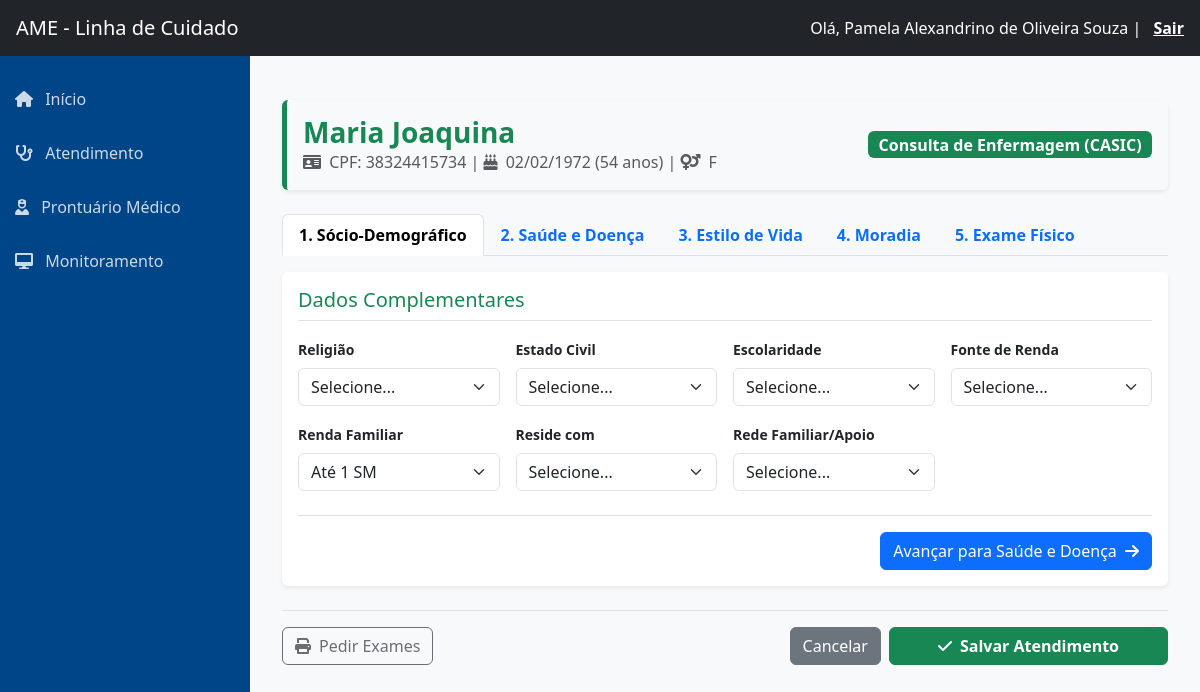
The app's page /atendimento/multi/2/ (signed in) with its own data.
### core/models.py (models this page shows, shortened)
class Usuario(AbstractUser):
    mudar_senha = models.BooleanField(default=False, verbose_name="Forçar Troca de Senha")
    email_verificado = models.BooleanField(default=False, verbose_name="Email Verificado")
    TIPO_PROFISSIONAL_CHOICES = [
        ('MED', 'Médico'),
        ('ENF', 'Enfermeiro'),
        ('NUT', 'Nutricionista'),
        ('FAR', 'Farmacêutico'),
    ]
    TIPO_REGISTRO_CHOICES = [
        ('CRM', 'CRM'),
        ('COREN', 'COREN'),
        ('CRN', 'CRN'),
        ('CRF', 'CRF'),
    ]
    tipo_profissional = models.CharField(
        max_length=3,
        choices=TIPO_PROFISSIONAL_CHOICES,
        null=True,
        blank=True,
        verbose_name="Tipo Profissional"
    )
    tipo_registro = models.CharField(
        max_length=10,
        choices=TIPO_REGISTRO_CHOICES,
        null=True,
        blank=True,
        verbose_name="Conselho (Ex: CRM)"
    )
    registro_profissional = models.CharField(
        max_length=20,
        null=True,
        blank=True,
        verbose_name="Número do Conselho"
    )
    drt = models.CharField(
        max_length=20,
        null=True,
        blank=True,
        verbose_name="DRT / Matrícula"
    )
    USERNAME_FIELD = 'username'
    REQUIRED_FIELDS = ['email', 'first_name', 'last_name']

class Paciente(models.Model):
    SEXO_CHOICES = [('M', 'Masculino'), ('F', 'Feminino')]
    ETNIA_CHOICES = [
        ('Branca', 'Branca'), ('Parda', 'Parda'),
        ('Negra', 'Negra'), ('Indígena', 'Indígena')
    ]
    nome = models.CharField(max_length=100)
    cpf = models.CharField(max_length=14, unique=True)
    sexo = models.CharField(max_length=1, choices=SEXO_CHOICES)
    etnia = models.CharField(max_length=20, choices=ETNIA_CHOICES)
    data_nascimento = models.DateField()
    data_insercao = models.DateField(default=date.today)
    data_alta = models.DateField(null=True, blank=True)
    municipio = models.CharField(max_length=100, default='Caraguatatuba')
    telefone = models.CharField(max_length=20, blank=True)
    ativo = models.BooleanField(default=True)
    siresp = models.CharField(max_length=20, null=True, blank=True, verbose_name="Número CROSS / SIRESP")
    altura_ultima = models.DecimalField(max_digits=4, decimal_places=2, null=True, blank=True)

### core/views.py (the view, shortened to what this page needs)
# urls.py: path('atendimento/multi/<int:paciente_id>/', views.atendimento_multidisciplinar, name='atendimento_multidisciplinar'),
@login_required
def atendimento_multidisciplinar(request, paciente_id):
    paciente = get_object_or_404(Paciente, id=paciente_id)
    idade = calcular_idade(paciente.data_nascimento)
    return render(request, 'atendimento/ficha_enf_aval_inicial.html', {'paciente': paciente, 'idade': idade})

### core/views.py (called while the page is built)
def calcular_idade(nascimento):
    if not nascimento: return 0
    hoje = date.today()
    return hoje.year - nascimento.year - ((hoje.month, hoje.day) < (nascimento.month, nascimento.day))

### core/templates/atendimento/ficha_enf_aval_inicial.html (shortened to what this page needs)
{% extends 'sidebar.html' %}
{% load static %}
{% block content %}
<div class="container mt-4">
    <div class="card border-0 shadow-sm mb-4" style="border-left: 5px solid #198754 !important;">
        <div class="card-body d-flex justify-content-between align-items-center bg-light rounded">
            <div>
                <h3 class="text-success fw-bold mb-0">{{ paciente.nome }}</h3>
                <div class="text-muted">
                    <i class="fas fa-id-card me-1"></i> CPF: {{ paciente.cpf }} |
                    <i class="fas fa-birthday-cake me-1"></i> {{ paciente.data_nascimento|date:"d/m/Y" }} ({{ idade }} anos) |
                    <i class="fas fa-venus-mars me-1"></i> {{ paciente.sexo }}
                </div>
            </div>
            <div>
                <span class="badge bg-success fs-6">Consulta de Enfermagem (CASIC)</span>
            </div>
        </div>
    </div>
    <form method="POST" id="formEnfermagem">
        <ul class="nav nav-tabs mb-3" id="myTab" role="tablist">
            <li class="nav-item">
                <button class="nav-link active fw-bold" id="identificacao-tab" data-bs-toggle="tab" data-bs-target="#identificacao" type="button">1. Sócio-Demográfico</button>
            </li>
            <li class="nav-item">
                <button class="nav-link fw-bold" id="saude-tab" data-bs-toggle="tab" data-bs-target="#saude" type="button">2. Saúde e Doença</button>
            </li>
            <li class="nav-item">
                <button class="nav-link fw-bold" id="estilo-tab" data-bs-toggle="tab" data-bs-target="#estilo" type="button">3. Estilo de Vida</button>
            </li>
            <li class="nav-item">
                <button class="nav-link fw-bold" id="moradia-tab" data-bs-toggle="tab" data-bs-target="#moradia" type="button">4. Moradia</button>
            </li>
            <li class="nav-item">
                <button class="nav-link fw-bold" id="exame-tab" data-bs-toggle="tab" data-bs-target="#exame" type="button">5. Exame Físico</button>
            </li>
        </ul>
        <div class="tab-content" id="myTabContent">
            <div class="tab-pane fade show active" id="identificacao" role="tabpanel">
                <div class="card shadow-sm border-0">
                    <div class="card-body">
                        <h5 class="text-success border-bottom pb-2 mb-3">Dados Complementares</h5>
                        <div class="row g-3">
                            <div class="col-md-3">
                                <label class="form-label small fw-bold">Religião</label>
                                <select name="religiao" class="form-select">
                                    <option value="">Selecione...</option>
                                </select>
                            </div>
                            <div class="col-md-3">
                                <label class="form-label small fw-bold">Estado Civil</label>
                                <select name="estado_civil" class="form-select">
                                    <option value="">Selecione...</option>
                                </select>
                            </div>
                            <div class="col-md-3">
                                <label class="form-label small fw-bold">Escolaridade</label>
                                <select name="escolaridade" class="form-select">
                                    <option value="">Selecione...</option>
                                </select>
                            </div>
                            <div class="col-md-3">
                                <label class="form-label small fw-bold">Fonte de Renda</label>
                                <select name="fonte_renda" class="form-select">
                                    <option value="">Selecione...</option>
                                </select>
                            </div>
                            <div class="col-md-3">
                                <label class="form-label small fw-bold">Renda Familiar</label>
                                <select name="renda_familiar" class="form-select">
                                    <option value="Ate 1 SM">Até 1 SM</option>
                                </select>
                            </div>
                            <div class="col-md-3">
                                <label class="form-label small fw-bold">Reside com</label>
                                <select name="reside_com" class="form-select">
                                    <option value="">Selecione...</option>
                                </select>
                            </div>
                            <div class="col-md-3">
                                <label class="form-label small fw-bold">Rede Familiar/Apoio</label>
                                <select name="rede_familiar" class="form-select">
                                    <option value="">Selecione...</option>
                                </select>
                            </div>
                        </div>
                        <div class="text-end mt-4 pt-3 border-top">
                            <button type="button" class="btn btn-primary" onclick="nextTab('saude-tab')">
                                Avançar para Saúde e Doença <i class="fas fa-arrow-right ms-1"></i>
                            </button>
                        </div>
                    </div>
                </div>
            </div>
        </div>
        <div class="d-flex justify-content-between align-items-center mt-4 pt-3 border-top">
            <a href="{% url 'gerar_pedido_exames' paciente.id %}" target="_blank"
               id="btnPedirExames"
               class="btn btn-outline-dark disabled"
               aria-disabled="true"
               title="Disponível apenas na última aba após preencher os dados obrigatórios">
                <i class="fas fa-print me-2"></i>Pedir Exames
            </a>
            <div class="d-flex justify-content-end gap-2">
                <a href="{% url 'atendimento_hub' %}" class="btn btn-secondary">Cancelar</a>
                <button type="submit" class="btn btn-success px-5 fw-bold">
                    <i class="fas fa-check me-2"></i>Salvar Atendimento
                </button>
            </div>
        </div>
    </form>
</div>
{% endblock %}

### core/templates/sidebar.html (shortened to what this page needs)
{% load static %}
<!DOCTYPE html>
<html lang="pt-br">
<head>
    <link href="https://cdn.jsdelivr.net/npm/bootstrap@5.3.0/dist/css/bootstrap.min.css" rel="stylesheet">
    <link href="https://cdnjs.cloudflare.com/ajax/libs/font-awesome/6.0.0/css/all.min.css" rel="stylesheet">
</head>
<body>
    <nav class="navbar navbar-dark bg-dark px-3">
        <a class="navbar-brand" href="#">AME - Linha de Cuidado</a>
        <div class="text-white">
            Olá, {{ user.get_full_name|default:user.username }}
            {% if user.is_superuser %}(Admin){% endif %} |
            <a href="{% url 'logout' %}" class="text-white fw-bold ms-2" style="text-decoration: underline;">Sair</a>
        </div>
    </nav>
    <div class="wrapper">
        <nav class="sidebar">
            <ul class="list-unstyled mt-3">
                <li>
                    <a href="{% url 'index' %}">
                        <i class="fas fa-home me-2"></i> Início
                    </a>
                </li>
                {% if user.is_superuser or user.tipo_profissional == 'ENF' or user.tipo_profissional == 'NUT' or user.tipo_profissional == 'FAR' or user.tipo_profissional == 'MED' %}
                <li>
                    <a href="{% url 'atendimento_opcoes' %}">
                        <i class="fas fa-stethoscope me-2"></i> Atendimento
                    </a>
                </li>
                {% endif %}
                <li>
                    <a href="{% url 'atendimento_hub' %}">
                        <i class="fas fa-user-nurse me-2"></i> Prontuário Médico
                    </a>
                </li>
                {% if user.is_superuser or user.tipo_profissional == 'ENF' or user.tipo_profissional == 'NUT' or user.tipo_profissional == 'FAR' %}
                <li>
                    <a href="{% url 'monitoramento_lista' %}">
                        <i class="fas fa-desktop me-2"></i> Monitoramento
                    </a>
                </li>
                {% endif %}
            </ul>
        </nav>
        <main class="content">
            {% block content %}
            {% endblock %}
        </main>
    </div>
</body>
</html>

### core/templates/sidebar.html (style rules this page uses)
body { min-height: 100vh; display: flex; flex-direction: column; }
.wrapper { display: flex; flex: 1; }
.sidebar { min-width: 250px; background-color: #004587; color: white; min-height: 100vh; }
.sidebar a { color: rgba(255,255,255,0.8); text-decoration: none; padding: 15px; display: block; }
.content { flex: 1; padding: 20px; background-color: #f8f9fa; }

### records on screen
Usuario: get_full_name "Pamela Alexandrino de Oliveira Souza"
Paciente: nome "Maria Joaquina", cpf "38324415734", data_nascimento "02/02/1972", sexo "F"

### other values on screen
{{ idade }} "54"
